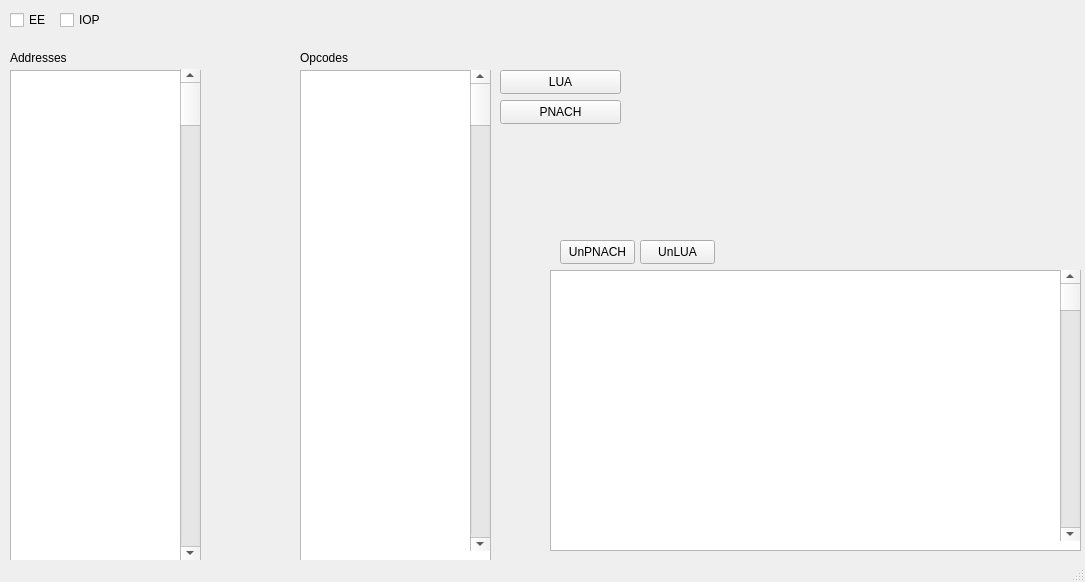
<?xml version="1.0" encoding="UTF-8"?>
<ui version="4.0">
 <class>MainWindow</class>
 <widget class="QMainWindow" name="MainWindow">
  <property name="geometry">
   <rect>
    <x>0</x>
    <y>0</y>
    <width>1085</width>
    <height>582</height>
   </rect>
  </property>
  <property name="windowTitle">
   <string>MainWindow</string>
  </property>
  <widget class="QWidget" name="centralwidget">
   <widget class="QPlainTextEdit" name="plainTextEdit">
    <property name="geometry">
     <rect>
      <x>10</x>
      <y>70</y>
      <width>191</width>
      <height>491</height>
     </rect>
    </property>
   </widget>
   <widget class="QPlainTextEdit" name="plainTextEdit_2">
    <property name="geometry">
     <rect>
      <x>300</x>
      <y>70</y>
      <width>191</width>
      <height>491</height>
     </rect>
    </property>
   </widget>
   <widget class="QPlainTextEdit" name="plainTextEdit_3">
    <property name="geometry">
     <rect>
      <x>550</x>
      <y>270</y>
      <width>531</width>
      <height>281</height>
     </rect>
    </property>
   </widget>
   <widget class="QLabel" name="label">
    <property name="geometry">
     <rect>
      <x>10</x>
      <y>50</y>
      <width>121</width>
      <height>16</height>
     </rect>
    </property>
    <property name="text">
     <string>Addresses</string>
    </property>
   </widget>
   <widget class="QLabel" name="label_2">
    <property name="geometry">
     <rect>
      <x>300</x>
      <y>50</y>
      <width>49</width>
      <height>16</height>
     </rect>
    </property>
    <property name="text">
     <string>Opcodes</string>
    </property>
   </widget>
   <widget class="QPushButton" name="pushButton">
    <property name="geometry">
     <rect>
      <x>500</x>
      <y>100</y>
      <width>121</width>
      <height>24</height>
     </rect>
    </property>
    <property name="text">
     <string>PNACH</string>
    </property>
   </widget>
   <widget class="QPushButton" name="pushButton_2">
    <property name="geometry">
     <rect>
      <x>500</x>
      <y>70</y>
      <width>121</width>
      <height>24</height>
     </rect>
    </property>
    <property name="text">
     <string>LUA</string>
    </property>
   </widget>
   <widget class="QPushButton" name="pushButton_3">
    <property name="geometry">
     <rect>
      <x>640</x>
      <y>240</y>
      <width>75</width>
      <height>24</height>
     </rect>
    </property>
    <property name="text">
     <string>UnLUA</string>
    </property>
   </widget>
   <widget class="QPushButton" name="pushButton_4">
    <property name="geometry">
     <rect>
      <x>560</x>
      <y>240</y>
      <width>75</width>
      <height>24</height>
     </rect>
    </property>
    <property name="text">
     <string>UnPNACH</string>
    </property>
   </widget>
   <widget class="QScrollBar" name="verticalScrollBar">
    <property name="geometry">
     <rect>
      <x>180</x>
      <y>69</y>
      <width>20</width>
      <height>491</height>
     </rect>
    </property>
    <property name="orientation">
     <enum>Qt::Orientation::Vertical</enum>
    </property>
   </widget>
   <widget class="QScrollBar" name="verticalScrollBar_2">
    <property name="geometry">
     <rect>
      <x>470</x>
      <y>70</y>
      <width>20</width>
      <height>481</height>
     </rect>
    </property>
    <property name="orientation">
     <enum>Qt::Orientation::Vertical</enum>
    </property>
   </widget>
   <widget class="QScrollBar" name="verticalScrollBar_3">
    <property name="geometry">
     <rect>
      <x>1060</x>
      <y>270</y>
      <width>20</width>
      <height>271</height>
     </rect>
    </property>
    <property name="orientation">
     <enum>Qt::Orientation::Vertical</enum>
    </property>
   </widget>
   <widget class="QCheckBox" name="checkBox">
    <property name="geometry">
     <rect>
      <x>10</x>
      <y>10</y>
      <width>76</width>
      <height>20</height>
     </rect>
    </property>
    <property name="text">
     <string>EE</string>
    </property>
   </widget>
   <widget class="QCheckBox" name="checkBox_2">
    <property name="geometry">
     <rect>
      <x>60</x>
      <y>10</y>
      <width>76</width>
      <height>20</height>
     </rect>
    </property>
    <property name="text">
     <string>IOP</string>
    </property>
   </widget>
  </widget>
  <widget class="QStatusBar" name="statusbar"/>
 </widget>
 <resources/>
 <connections/>
</ui>
